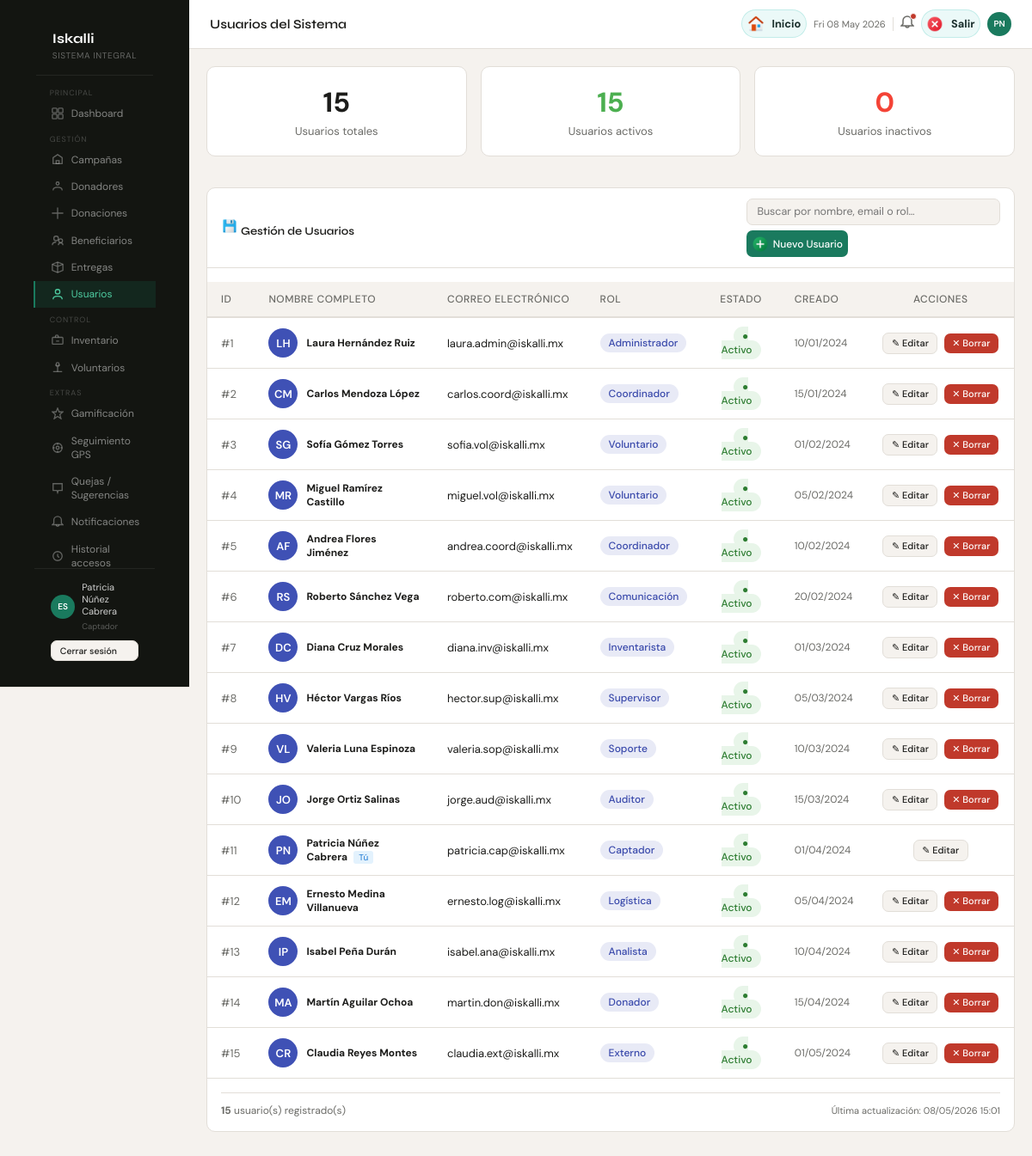
/index.php?pagina=usuarios (signed in), run on the app's committed database.
### tables this page shows
CREATE TABLE usuarios (
    id_usuario             INT          NOT NULL AUTO_INCREMENT,
    id_rol                 INT          NOT NULL,
    nombre                 VARCHAR(100) NOT NULL,
    apellido               VARCHAR(100) NOT NULL,
    email                  VARCHAR(150) NOT NULL,
    contrasena_hash        VARCHAR(255) NOT NULL,
    activo                 BOOLEAN      NOT NULL DEFAULT TRUE,
    intentos_fallidos      INT          NOT NULL DEFAULT 0,
    fecha_bloqueo_temporal DATETIME,
    ultimo_acceso          DATETIME,
    created_at             DATETIME     NOT NULL DEFAULT CURRENT_TIMESTAMP,
    PRIMARY KEY (id_usuario),
    UNIQUE KEY uq_usuario_email (email)
);

CREATE TABLE roles (
    id_rol      INT         NOT NULL AUTO_INCREMENT,
    nombre      VARCHAR(60) NOT NULL,
    descripcion TEXT,
    activo      BOOLEAN     NOT NULL DEFAULT TRUE,
    PRIMARY KEY (id_rol),
    UNIQUE KEY uq_rol_nombre (nombre)
);

### controllers/UsuariosController.php (called while the page is built, shortened)
<?php
require_once 'models/UsuarioModel.php';
class UsuariosController
{
    private UsuarioModel $modelo;
    public function __construct(PDO $conexion)
    {
        $this->modelo = new UsuarioModel($conexion);
    }
    public function index(): void
    {
        $this->listar();
    }
    private function listar(): void
    {
        $usuarios = $this->modelo->consultar();
        $total         = count($usuarios);
        $total_activos = $this->modelo->obtenerTotalActivos();
        require_once 'views/pages/usuarios.php';
    }
}

### models/UsuarioModel.php (called while the page is built, shortened)
<?php
class UsuarioModel
{
    private PDO $db;
    public function __construct(PDO $conexion)
    {
        $this->db = $conexion;
    }
    public function consultar(): array
    {
        $sql = "
            SELECT
                u.id_usuario,
                u.nombre,
                u.apellido,
                u.email,
                u.activo,
                u.intentos_fallidos,
                u.ultimo_acceso,
                u.created_at,
                r.nombre AS rol,
                r.id_rol
            FROM usuarios u
            LEFT JOIN roles r ON u.id_rol = r.id_rol
            ORDER BY u.id_usuario ASC
        ";
        $stmt = $this->db->query($sql);
        return $stmt ? $stmt->fetchAll(PDO::FETCH_ASSOC) : [];
    }
    public function obtenerTotalActivos(): int
    {
        $stmt = $this->db->query("SELECT COUNT(*) AS total FROM usuarios WHERE activo = 1");
        $row  = $stmt->fetch(PDO::FETCH_ASSOC);
        return (int)($row['total'] ?? 0);
    }
}

### functions.php (called while the page is built, shortened)
<?php
function e(string $string): string
{
    return htmlspecialchars($string, ENT_QUOTES, 'UTF-8');
}

### views/pages/usuarios.php (the view, shortened to what this page needs)
<?php require_once 'views/layouts/header.php'; ?>
<div style="display:flex;width:100%;">
  <?php require_once 'views/layouts/sidebar.php'; ?>
  <div class="main">
    <?php require_once 'views/layouts/topbar.php'; ?>
    <div class="content">
      <div style="display:flex;gap:16px;margin-bottom:24px;flex-wrap:wrap;">
        <div class="card" style="flex:1;min-width:150px;padding:20px;text-align:center;">
          <div style="font-size:32px;font-weight:700;color:var(--primary);"><?= $total ?></div>
          <div style="font-size:13px;color:var(--muted);margin-top:4px;">Usuarios totales</div>
        </div>
        <div class="card" style="flex:1;min-width:150px;padding:20px;text-align:center;">
          <div style="font-size:32px;font-weight:700;color:#4caf50;"><?= $total_activos ?></div>
          <div style="font-size:13px;color:var(--muted);margin-top:4px;">Usuarios activos</div>
        </div>
        <div class="card" style="flex:1;min-width:150px;padding:20px;text-align:center;">
          <div style="font-size:32px;font-weight:700;color:#f44336;"><?= $total - $total_activos ?></div>
          <div style="font-size:13px;color:var(--muted);margin-top:4px;">Usuarios inactivos</div>
        </div>
      </div>
      <div class="card">
        <div class="card-header">
          <h3>
            <img src="<?= BASE_URL ?>/public/iconos/icons8-guardar-50.png" alt="Usuarios" class="icon-img">
            Gestión de Usuarios
          </h3>
          <div class="toolbar">
            <input
              type="text"
              class="search-input"
              id="buscar-usuarios"
              placeholder="Buscar por nombre, email o rol…"
              oninput="filtrarTabla(this,'tabla-usuarios')"
            >
            <button class="btn btn-primary btn-icon" onclick="openModal('modal-crear-usuario')">
              <img src="<?= BASE_URL ?>/public/iconos/icons8-añadir-50.png" alt="Nuevo" class="icon-img">
              Nuevo Usuario
            </button>
          </div>
        </div>
        <div style="overflow-x:auto;margin-top:16px;">
          <table id="tabla-usuarios" style="width:100%;border-collapse:collapse;">
            <thead>
              <tr style="background:var(--surface,#f5f5f5);border-bottom:2px solid var(--border,#ddd);">
                <th style="padding:12px 16px;text-align:left;font-size:12px;text-transform:uppercase;letter-spacing:.5px;">ID</th>
                <th style="padding:12px 16px;text-align:left;font-size:12px;text-transform:uppercase;letter-spacing:.5px;">Nombre Completo</th>
                <th style="padding:12px 16px;text-align:left;font-size:12px;text-transform:uppercase;letter-spacing:.5px;">Correo Electrónico</th>
                <th style="padding:12px 16px;text-align:left;font-size:12px;text-transform:uppercase;letter-spacing:.5px;">Rol</th>
                <th style="padding:12px 16px;text-align:center;font-size:12px;text-transform:uppercase;letter-spacing:.5px;">Estado</th>
                <th style="padding:12px 16px;text-align:left;font-size:12px;text-transform:uppercase;letter-spacing:.5px;">Creado</th>
                <th style="padding:12px 16px;text-align:center;font-size:12px;text-transform:uppercase;letter-spacing:.5px;">Acciones</th>
              </tr>
            </thead>
            <tbody>
              <?php if (empty($usuarios)): ?>
                <tr>
                  <td colspan="7" style="padding:40px;text-align:center;color:var(--muted,#999);">
                    No hay usuarios registrados.
                    <a href="#" onclick="openModal('modal-crear-usuario');return false;" style="color:var(--primary);">
                      Crear el primero →
                    </a>
                  </td>
                </tr>
              <?php else: ?>
                <?php foreach ($usuarios as $u): ?>
                  <tr style="border-bottom:1px solid var(--border,#eee);" onmouseover="this.style.background='var(--surface,#fafafa)'" onmouseout="this.style.background=''">
                    <td style="padding:12px 16px;color:var(--muted,#999);font-size:13px;">#<?= e((string)$u['id_usuario']) ?></td>
                    <td style="padding:12px 16px;">
                      <div style="display:flex;align-items:center;gap:10px;">
                        <div style="width:34px;height:34px;border-radius:50%;background:var(--primary,#3f51b5);color:#fff;
                                    display:flex;align-items:center;justify-content:center;font-size:13px;font-weight:600;flex-shrink:0;">
                          <?= strtoupper(substr($u['nombre'], 0, 1) . substr($u['apellido'], 0, 1)) ?>
                        </div>
                        <div>
                          <strong><?= e($u['nombre']) ?> <?= e($u['apellido']) ?></strong>
                          <?php if ((int)$u['id_usuario'] === (int)$_SESSION['id_usuario']): ?>
                            <span style="background:#e3f2fd;color:#1976d2;font-size:10px;padding:1px 6px;border-radius:3px;margin-left:4px;">Tú</span>
                          <?php endif; ?>
                        </div>
                      </div>
                    </td>
                    <td style="padding:12px 16px;font-size:13px;"><?= e($u['email']) ?></td>
                    <td style="padding:12px 16px;">
                      <span style="background:#e8eaf6;color:#3949ab;padding:3px 10px;border-radius:12px;font-size:12px;font-weight:500;">
                        <?= e($u['rol'] ?: 'Sin rol') ?>
                      </span>
                    </td>
                    <td style="padding:12px 16px;text-align:center;">
                      <?php if ($u['activo']): ?>
                        <span style="background:#e8f5e9;color:#2e7d32;padding:3px 10px;border-radius:12px;font-size:12px;font-weight:500;">
                          ● Activo
                        </span>
                      <?php else: ?>
                        <span style="background:#fdecea;color:#c62828;padding:3px 10px;border-radius:12px;font-size:12px;font-weight:500;">
                          ● Inactivo
                        </span>
                      <?php endif; ?>
                    </td>
                    <td style="padding:12px 16px;font-size:12px;color:var(--muted,#999);">
                      <?= isset($u['created_at']) ? date('d/m/Y', strtotime($u['created_at'])) : '—' ?>
                    </td>
                    <td style="padding:12px 16px;text-align:center;white-space:nowrap;">
                      <a href="<?= BASE_URL ?>/index.php?pagina=usuarios&accion=editar&id=<?= e((string)$u['id_usuario']) ?>"
                         class="btn btn-secondary btn-sm"
                         title="Editar usuario"
                         style="margin:2px;">
                        ✎ Editar
                      </a>
                      <?php if ((int)$u['id_usuario'] !== (int)$_SESSION['id_usuario']): ?>
                        <a href="<?= BASE_URL ?>/index.php?pagina=usuarios&accion=borrar&id=<?= e((string)$u['id_usuario']) ?>"
                           class="btn btn-danger btn-sm"
                           title="Eliminar usuario"
                           style="margin:2px;"
                           onclick="return confirm('¿Eliminar a <?= e($u['nombre']) ?> <?= e($u['apellido']) ?>?\nEsta acción no se puede deshacer.');">
                          ✕ Borrar
                        </a>
                      <?php endif; ?>
                    </td>
                  </tr>
                <?php endforeach; ?>
              <?php endif; ?>
            </tbody>
          </table>
        </div>
        <div style="margin:16px;padding-top:12px;border-top:1px solid var(--border,#eee);
                    color:var(--muted,#999);font-size:12px;display:flex;justify-content:space-between;align-items:center;">
          <span><strong><?= $total ?></strong> usuario(s) registrado(s)</span>
          <span style="font-size:11px;">Última actualización: <?= date('d/m/Y H:i') ?></span>
        </div>
      </div>
    </div>
  </div>
</div>
<?php require_once 'views/layouts/footer.php'; ?>

### data on the page
usuarios: id_usuario "1", nombre+apellido "LH", nombre "Laura", apellido "Hernández Ruiz", email "laura.admin@iskalli.mx", id_rol.nombre "Administrador", activo "● Activo", created_at "10/01/2024"
usuarios: id_usuario "2", nombre+apellido "CM", nombre "Carlos", apellido "Mendoza López", email "carlos.coord@iskalli.mx", id_rol.nombre "Coordinador", activo "● Activo", created_at "15/01/2024"
usuarios: id_usuario "3", nombre+apellido "SG", nombre "Sofía", apellido "Gómez Torres", email "sofia.vol@iskalli.mx", id_rol.nombre "Voluntario", activo "● Activo", created_at "01/02/2024"
usuarios: id_usuario "4", nombre+apellido "MR", nombre "Miguel", apellido "Ramírez Castillo", email "miguel.vol@iskalli.mx", id_rol.nombre "Voluntario", activo "● Activo", created_at "05/02/2024"
usuarios: id_usuario "5", nombre+apellido "AF", nombre "Andrea", apellido "Flores Jiménez", email "andrea.coord@iskalli.mx", id_rol.nombre "Coordinador", activo "● Activo", created_at "10/02/2024"
usuarios: id_usuario "6", nombre+apellido "RS", nombre "Roberto", apellido "Sánchez Vega", email "roberto.com@iskalli.mx", id_rol.nombre "Comunicación", activo "● Activo", created_at "20/02/2024"
usuarios: id_usuario "7", nombre+apellido "DC", nombre "Diana", apellido "Cruz Morales", email "diana.inv@iskalli.mx", id_rol.nombre "Inventarista", activo "● Activo", created_at "01/03/2024"
usuarios: id_usuario "8", nombre+apellido "HV", nombre "Héctor", apellido "Vargas Ríos", email "hector.sup@iskalli.mx", id_rol.nombre "Supervisor", activo "● Activo", created_at "05/03/2024"
usuarios: id_usuario "9", nombre+apellido "VL", nombre "Valeria", apellido "Luna Espinoza", email "valeria.sop@iskalli.mx", id_rol.nombre "Soporte", activo "● Activo", created_at "10/03/2024"
usuarios: id_usuario "10", nombre+apellido "JO", nombre "Jorge", apellido "Ortiz Salinas", email "jorge.aud@iskalli.mx", id_rol.nombre "Auditor", activo "● Activo", created_at "15/03/2024"
usuarios: id_usuario "11", nombre+apellido "PN", nombre "Patricia", apellido "Núñez Cabrera", shows "Tú", email "patricia.cap@iskalli.mx", id_rol.nombre "Captador", activo "● Activo", created_at "01/04/2024"
usuarios: id_usuario "12", nombre+apellido "EM", nombre "Ernesto", apellido "Medina Villanueva", email "ernesto.log@iskalli.mx", id_rol.nombre "Logística", activo "● Activo", created_at "05/04/2024"
usuarios: id_usuario "13", nombre+apellido "IP", nombre "Isabel", apellido "Peña Durán", email "isabel.ana@iskalli.mx", id_rol.nombre "Analista", activo "● Activo", created_at "10/04/2024"
usuarios: id_usuario "14", nombre+apellido "MA", nombre "Martín", apellido "Aguilar Ochoa", email "martin.don@iskalli.mx", id_rol.nombre "Donador", activo "● Activo", created_at "15/04/2024"
usuarios: id_usuario "15", nombre+apellido "CR", nombre "Claudia", apellido "Reyes Montes", email "claudia.ext@iskalli.mx", id_rol.nombre "Externo", activo "● Activo", created_at "01/05/2024"

### other printed values
$_SESSION['usuario'] "Patricia Núñez Cabrera"
$_SESSION['rol'] "Captador"
$titulo_pagina "Usuarios del Sistema"
$iniciales "PN"
$total "15"
$total_activos "15"
$total - $total_activos "0"
